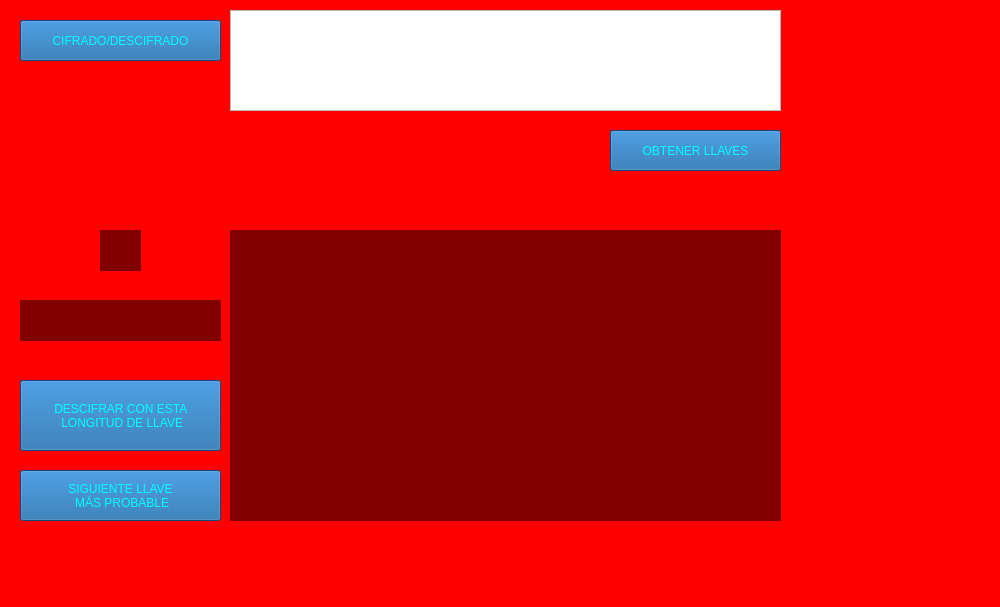
<?xml version="1.0" encoding="UTF-8"?>
<ui version="4.0">
 <class>cripVigeCriAn</class>
 <widget class="QMainWindow" name="cripVigeCriAn">
  <property name="geometry">
   <rect>
    <x>0</x>
    <y>0</y>
    <width>1000</width>
    <height>607</height>
   </rect>
  </property>
  <property name="maximumSize">
   <size>
    <width>1000</width>
    <height>613</height>
   </size>
  </property>
  <property name="windowTitle">
   <string>Criptografia Convencional</string>
  </property>
  <property name="windowIcon">
   <iconset>
    <normaloff>icono.png</normaloff>icono.png</iconset>
  </property>
  <widget class="QWidget" name="centralwidget">
   <widget class="QLabel" name="fondo">
    <property name="enabled">
     <bool>true</bool>
    </property>
    <property name="geometry">
     <rect>
      <x>0</x>
      <y>0</y>
      <width>1000</width>
      <height>615</height>
     </rect>
    </property>
    <property name="styleSheet">
     <string notr="true">background-color: #ff0000;</string>
    </property>
    <property name="text">
     <string/>
    </property>
    <property name="pixmap">
     <pixmap>Imag1.jpg</pixmap>
    </property>
    <property name="scaledContents">
     <bool>false</bool>
    </property>
   </widget>
   <widget class="QPushButton" name="get_keys">
    <property name="geometry">
     <rect>
      <x>610</x>
      <y>130</y>
      <width>171</width>
      <height>41</height>
     </rect>
    </property>
    <property name="styleSheet">
     <string notr="true">background-color: rgb(21, 99, 165);
color: #00ffff;
font: 14pt &quot;Berlin Sans FB&quot;;</string>
    </property>
    <property name="text">
     <string>OBTENER LLAVES</string>
    </property>
   </widget>
   <widget class="QTextEdit" name="caIn">
    <property name="geometry">
     <rect>
      <x>230</x>
      <y>10</y>
      <width>551</width>
      <height>101</height>
     </rect>
    </property>
   </widget>
   <widget class="QLabel" name="caOut">
    <property name="geometry">
     <rect>
      <x>230</x>
      <y>230</y>
      <width>551</width>
      <height>291</height>
     </rect>
    </property>
    <property name="styleSheet">
     <string notr="true">background-color:rgba(0,0,0,50%);
color:'white';</string>
    </property>
    <property name="text">
     <string/>
    </property>
   </widget>
   <widget class="QPushButton" name="ciDes">
    <property name="geometry">
     <rect>
      <x>20</x>
      <y>20</y>
      <width>201</width>
      <height>41</height>
     </rect>
    </property>
    <property name="styleSheet">
     <string notr="true">background-color: rgb(21, 99, 165);
color: #00ffff;
font: 14pt &quot;Berlin Sans FB&quot;;</string>
    </property>
    <property name="text">
     <string>CIFRADO/DESCIFRADO</string>
    </property>
   </widget>
   <widget class="QLabel" name="poss_key_l">
    <property name="geometry">
     <rect>
      <x>100</x>
      <y>230</y>
      <width>41</width>
      <height>41</height>
     </rect>
    </property>
    <property name="styleSheet">
     <string notr="true">background-color:rgba(0,0,0,50%);
color:'white';</string>
    </property>
    <property name="text">
     <string/>
    </property>
   </widget>
   <widget class="QToolButton" name="decr">
    <property name="geometry">
     <rect>
      <x>20</x>
      <y>380</y>
      <width>201</width>
      <height>71</height>
     </rect>
    </property>
    <property name="styleSheet">
     <string notr="true">background-color: rgb(21, 99, 165);
color: #00ffff;
font: 14pt &quot;Berlin Sans FB&quot;;</string>
    </property>
    <property name="text">
     <string>DESCIFRAR CON ESTA 
 LONGITUD DE LLAVE</string>
    </property>
   </widget>
   <widget class="QToolButton" name="next_key">
    <property name="geometry">
     <rect>
      <x>20</x>
      <y>470</y>
      <width>201</width>
      <height>51</height>
     </rect>
    </property>
    <property name="styleSheet">
     <string notr="true">background-color: rgb(21, 99, 165);
color: #00ffff;
font: 14pt &quot;Berlin Sans FB&quot;;</string>
    </property>
    <property name="text">
     <string>SIGUIENTE LLAVE 
 MÁS PROBABLE</string>
    </property>
   </widget>
   <widget class="QLabel" name="poss_key">
    <property name="geometry">
     <rect>
      <x>20</x>
      <y>300</y>
      <width>201</width>
      <height>41</height>
     </rect>
    </property>
    <property name="styleSheet">
     <string notr="true">background-color:rgba(0,0,0,50%);
color:'white';</string>
    </property>
    <property name="text">
     <string/>
    </property>
   </widget>
  </widget>
 </widget>
 <resources/>
 <connections/>
</ui>
